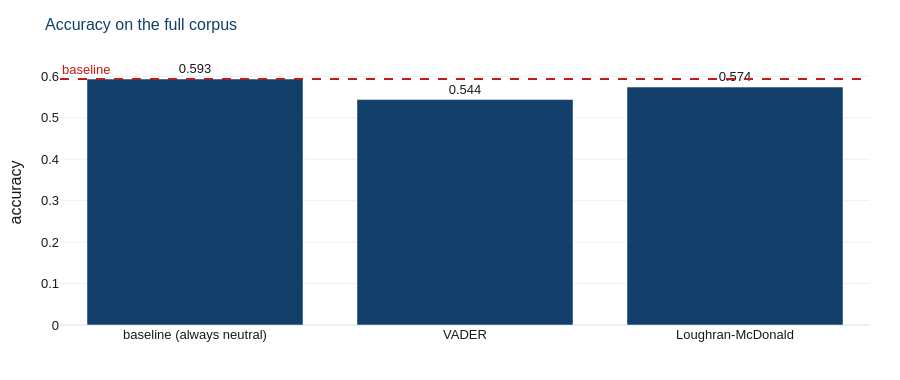

Write notebook code for a chart like this one.
### Markdown cell above
## 4. Rung 1 — Loughran–McDonald

Loughran and McDonald (2011) showed that general-purpose psychology dictionaries
misclassify financial English, and built finance-specific word lists to fix it. The
words *liability*, *cost*, *tax* and *capital* are negative in a general dictionary
and neutral in a 10-K.

<details>
<summary><b>The maths (click to expand)</b></summary>

The score is a normalised count. For a document $d$ with $n^{+}_d$ words on the
positive list and $n^{-}_d$ on the negative list:

$$\text{tone}_d \;=\; \frac{n^{+}_d - n^{-}_d}{n^{+}_d + n^{-}_d} \;\in\; [-1, 1]$$

with $\text{tone}_d = 0$ by convention when the denominator is zero. We then band it
into three classes with a threshold $\tau$:

$$\widehat{y}_d = \begin{cases}
\text{positive} & \text{tone}_d > \tau \\
\text{negative} & \text{tone}_d < -\tau \\
\text{neutral} & \text{otherwise}
\end{cases}$$

Two things are worth noticing before you run it. The score depends only on *counts*,
so word order is irrelevant — "profit up, losses down" and "profit down, losses up"
are identical to it. And the denominator is the number of *sentiment* words, not the
number of words, so a sentence with one hit gets a score of exactly $\pm 1$.

</details>

The dictionary ships inside `pysentiment2`, so there is nothing to download.

### Code cell
lm = airm7.score_lm(pb["sentence"])
acc_lm = airm7.accuracy(pb["label"], lm["pred"])
print(f"Loughran-McDonald accuracy: {acc_lm:.3f}   (baseline {base:.3f})")

fig = airm7.plot_bars(
    ["baseline\n(always neutral)", "VADER", "Loughran-McDonald"],
    [base, acc_vader, acc_lm],
    title="Accuracy on the full corpus", ylab="accuracy",
    ref=base, ref_label="baseline",
)
fig.show()

### Figure 1 — Plotly figure (JSON) as saved in the notebook; plotly's stock layout.template omitted (floating-point values rounded to 4 significant figures)
{"data": [{"marker": {"color": "#123F69"}, "text": ["0.593", "0.544", "0.574"], "textposition": "outside", "type": "bar", "x": ["baseline\n(always neutral)", "VADER", "Loughran-McDonald"], "y": [0.5934, 0.5438, 0.574]}], "layout": {"annotations": [{"font": {"color": "#C11B17"}, "showarrow": false, "text": "baseline", "x": 0, "xanchor": "left", "xref": "x domain", "y": 0.5934, "yanchor": "bottom", "yref": "y"}], "colorway": ["#123F69", "#C11B17", "#0041C2", "#2E8B57", "#B8860B", "#7A8794"], "font": {"color": "#1a1a1a", "family": "Helvetica, Arial, sans-serif", "size": 13}, "height": 380, "hoverlabel": {"font": {"size": 12}}, "margin": {"b": 55, "l": 60, "r": 30, "t": 60}, "shapes": [{"line": {"color": "#C11B17", "dash": "dash"}, "type": "line", "x0": 0, "x1": 1, "xref": "x domain", "y0": 0.5934, "y1": 0.5934, "yref": "y"}], "showlegend": false, "title": {"font": {"color": "#123F69", "size": 16}, "text": "Accuracy on the full corpus"}, "xaxis": {"title": {"text": ""}}, "yaxis": {"title": {"text": "accuracy"}}}}
